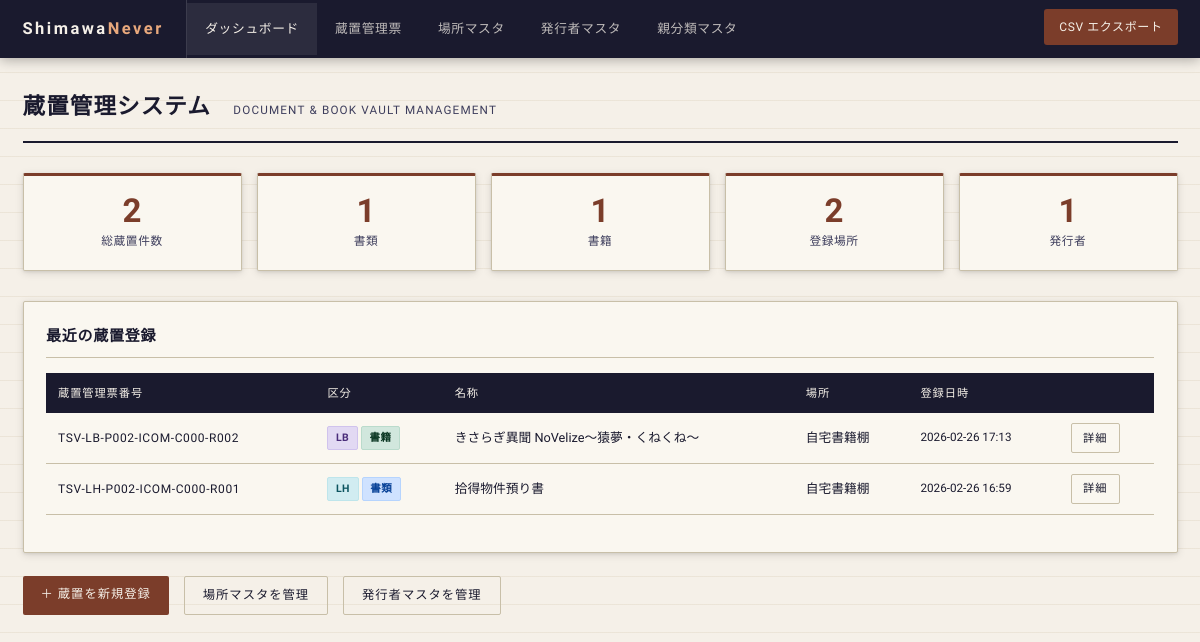
The page / on the database its author committed.
### tables this page shows
CREATE TABLE vault_records (
        id INTEGER PRIMARY KEY AUTOINCREMENT,

        -- 蔵置管理票番号の構成要素
        vault_type TEXT NOT NULL DEFAULT 'LH',   -- LS/LI/LH/LW/LB/他
        issuer_id INTEGER REFERENCES issuers(id),
        issuer_sub TEXT DEFAULT '000',            -- C部分
        location_id INTEGER REFERENCES locations(id),
        record_seq INTEGER NOT NULL DEFAULT 1,   -- R部分の連番

        -- 蔵置管理票番号（computed想定、別途アプリで生成）
        vault_ticket_no TEXT,

        -- 基本情報
        category TEXT NOT NULL CHECK(category IN ('document', 'book')),
        name_ja TEXT NOT NULL,
        name_en TEXT,
        isbn TEXT,                            -- 書籍の場合
        issuer_name TEXT,                     -- 発行者名（自由記述）
        parent_category_id INTEGER REFERENCES parent_categories(id),

        -- 蔵置期間
        retention_start TEXT,
        retention_end TEXT,

        -- 登録日時
        registered_at TEXT DEFAULT (datetime('now', 'localtime')),

        -- 備考
        notes TEXT
    );

CREATE TABLE locations (
        id INTEGER PRIMARY KEY AUTOINCREMENT,
        place_code TEXT NOT NULL UNIQUE,     -- P001 など
        name TEXT NOT NULL,
        shelf TEXT,                          -- 棚・区画
        address TEXT,
        created_at TEXT DEFAULT (datetime('now', 'localtime'))
    );

### main.py (the view)
@app.get("/")
def index(request: Request):
    conn = get_connection()
    stats = {
        "total": conn.execute("SELECT COUNT(*) as c FROM vault_records").fetchone()["c"],
        "documents": conn.execute("SELECT COUNT(*) as c FROM vault_records WHERE category='document'").fetchone()["c"],
        "books": conn.execute("SELECT COUNT(*) as c FROM vault_records WHERE category='book'").fetchone()["c"],
        "locations": conn.execute("SELECT COUNT(*) as c FROM locations").fetchone()["c"],
        "issuers": conn.execute("SELECT COUNT(*) as c FROM issuers").fetchone()["c"],
    }
    recent = conn.execute(
        "SELECT vr.*, l.name as loc_name, i.code as iss_code FROM vault_records vr "
        "LEFT JOIN locations l ON l.id=vr.location_id "
        "LEFT JOIN issuers i ON i.id=vr.issuer_id "
        "ORDER BY vr.registered_at DESC LIMIT 10"
    ).fetchall()
    conn.close()
    return templates.TemplateResponse("index.html", {"request": request, "stats": stats, "recent": recent})

### templates/index.html (shortened to what this page needs)
{% extends "base.html" %}
{% block content %}
<div class="page-header">
  <h1>蔵置管理システム</h1>
  <span class="subtitle">DOCUMENT &amp; BOOK VAULT MANAGEMENT</span>
</div>
<div class="stat-grid">
  <div class="stat-card">
    <span class="num">{{ stats.total }}</span>
    <div class="label">総蔵置件数</div>
  </div>
  <div class="stat-card">
    <span class="num">{{ stats.documents }}</span>
    <div class="label">書類</div>
  </div>
  <div class="stat-card">
    <span class="num">{{ stats.books }}</span>
    <div class="label">書籍</div>
  </div>
  <div class="stat-card">
    <span class="num">{{ stats.locations }}</span>
    <div class="label">登録場所</div>
  </div>
  <div class="stat-card">
    <span class="num">{{ stats.issuers }}</span>
    <div class="label">発行者</div>
  </div>
</div>
<div class="card">
  <div class="card-title">最近の蔵置登録</div>
  {% if recent %}
  <div class="table-wrap">
    <table>
      <thead>
        <tr>
          <th>蔵置管理票番号</th>
          <th>区分</th>
          <th>名称</th>
          <th>場所</th>
          <th>登録日時</th>
          <th></th>
        </tr>
      </thead>
      <tbody>
        {% for r in recent %}
        <tr>
          <td><span class="ticket-no">{{ r.vault_ticket_no }}</span></td>
          <td>
            <span class="badge badge-{{ r.vault_type }}">{{ r.vault_type }}</span>
            <span class="badge badge-{{ 'doc' if r.category == 'document' else 'book' }}">
              {{ '書類' if r.category == 'document' else '書籍' }}
            </span>
          </td>
          <td>{{ r.name_ja }}</td>
          <td>{{ r.loc_name or '―' }}</td>
          <td style="font-family:var(--mono);font-size:0.78rem;white-space:nowrap;">
            {{ r.registered_at[:16] if r.registered_at else '―' }}
          </td>
          <td><a href="/records/{{ r.id }}" class="btn btn-outline btn-sm">詳細</a></td>
        </tr>
        {% endfor %}
      </tbody>
    </table>
  </div>
  {% endif %}
</div>
<div style="display:flex;gap:1rem;flex-wrap:wrap;">
  <a href="/records/new" class="btn btn-primary">＋ 蔵置を新規登録</a>
  <a href="/locations" class="btn btn-outline">場所マスタを管理</a>
  <a href="/issuers" class="btn btn-outline">発行者マスタを管理</a>
</div>
{% endblock %}

### static/css/style.css (style rules this page uses)
:root { --ink: #1a1a2e; --ink-light: #3d3d5c; --paper: #f5f0e8; --paper-warm: #ede8d8; --rule: #c8bfa8; --accent: #7b3d2a; --accent-light: #a85240; --stamp-red: #c0392b; --stamp-blue: #2c5f8a; --stamp-green: #2a6b3d; --mono: 'Courier Prime', monospace; --serif: 'Noto Serif JP', serif; --sans: 'BIZ UDGothic', sans-serif; --shadow: 0 2px 8px rgba(0,0,0,0.12), 0 1px 3px rgba(0,0,0,0.08); --shadow-lg: 0 8px 32px rgba(0,0,0,0.18), 0 2px 8px rgba(0,0,0,0.10); }
*, *::before, *::after { box-sizing: border-box; margin: 0; padding: 0; }
html { font-size: 15px; }
body { background: var(--paper); background-image: repeating-linear-gradient( 0deg, transparent, transparent 27px, rgba(180,160,120,0.15) 27px, rgba(180,160,120,0.15) 28px ); color: var(--ink); font-family: var(--sans); line-height: 1.7; min-height: 100vh; }
.page-header { border-bottom: 2px solid var(--ink); padding-bottom: 1rem; margin-bottom: 2rem; display: flex; align-items: baseline; gap: 1.5rem; }
.page-header h1 { font-family: var(--serif); font-size: 1.5rem; font-weight: 600; letter-spacing: 0.05em; }
.page-header .subtitle { font-family: var(--mono); font-size: 0.78rem; color: var(--ink-light); letter-spacing: 0.1em; }
.card { background: #faf7f0; border: 1px solid var(--rule); border-radius: 2px; box-shadow: var(--shadow); padding: 1.5rem; margin-bottom: 1.5rem; }
.card-title { font-family: var(--serif); font-size: 1rem; font-weight: 600; margin-bottom: 1rem; padding-bottom: 0.5rem; border-bottom: 1px solid var(--rule); letter-spacing: 0.05em; }
.stat-grid { display: grid; grid-template-columns: repeat(auto-fit, minmax(160px, 1fr)); gap: 1rem; margin-bottom: 2rem; }
.stat-card { background: #faf7f0; border: 1px solid var(--rule); border-top: 3px solid var(--accent); border-radius: 2px; padding: 1.2rem; box-shadow: var(--shadow); text-align: center; }
.stat-card .num { font-family: var(--mono); font-size: 2.2rem; font-weight: 700; color: var(--accent); line-height: 1; display: block; }
.stat-card .label { font-size: 0.78rem; color: var(--ink-light); margin-top: 0.3rem; letter-spacing: 0.05em; }
.table-wrap { overflow-x: auto; margin-bottom: 1rem; }
table { width: 100%; border-collapse: collapse; font-size: 0.85rem; }
thead tr { background: var(--ink); color: var(--paper); }
thead th { padding: 0.7rem 0.8rem; text-align: left; font-family: var(--mono); font-size: 0.75rem; letter-spacing: 0.08em; font-weight: 400; white-space: nowrap; }
tbody tr { border-bottom: 1px solid var(--rule); transition: background 0.15s; }
tbody td { padding: 0.65rem 0.8rem; vertical-align: middle; }
.badge { display: inline-block; font-family: var(--mono); font-size: 0.7rem; padding: 0.15rem 0.5rem; border-radius: 2px; letter-spacing: 0.05em; font-weight: 700; }
.badge-LH { background: #d1ecf1; color: #0c5460; border: 1px solid #bee5eb; }
.badge-LB { background: #e2d9f3; color: #4a2c7a; border: 1px solid #d0c3ed; }
.badge-doc { background: #cfe2ff; color: #084298; border: 1px solid #b6d4fe; }
.badge-book { background: #d1e7dd; color: #0a3622; border: 1px solid #badbcc; }
.ticket-no { font-family: var(--mono); font-size: 0.8rem; color: var(--ink); letter-spacing: 0.05em; white-space: nowrap; }
.btn { display: inline-block; padding: 0.55rem 1.2rem; border: none; border-radius: 2px; font-family: var(--mono); font-size: 0.82rem; letter-spacing: 0.08em; cursor: pointer; text-decoration: none; transition: opacity 0.2s, transform 0.1s; }
.btn-primary { background: var(--accent); color: var(--paper); }
.btn-outline { background: transparent; color: var(--ink); border: 1px solid var(--rule); }
.btn-sm { padding: 0.3rem 0.75rem; font-size: 0.75rem; }

### rows shown on the page
vault_records: vault_ticket_no "TSV-LB-P002-ICOM-C000-R002", vault_type "LB", category "書籍", name_ja "きさらぎ異聞 NoVelize～猿夢・くねくね～", name "自宅書籍棚", registered_at "2026-02-26 17:13"
vault_records: vault_ticket_no "TSV-LH-P002-ICOM-C000-R001", vault_type "LH", category "書類", name_ja "拾得物件預り書", name "自宅書籍棚", registered_at "2026-02-26 16:59"

### other values the page prints
{{ stats.total }} "2"
{{ stats.documents }} "1"
{{ stats.books }} "1"
{{ stats.locations }} "2"
{{ stats.issuers }} "1"
